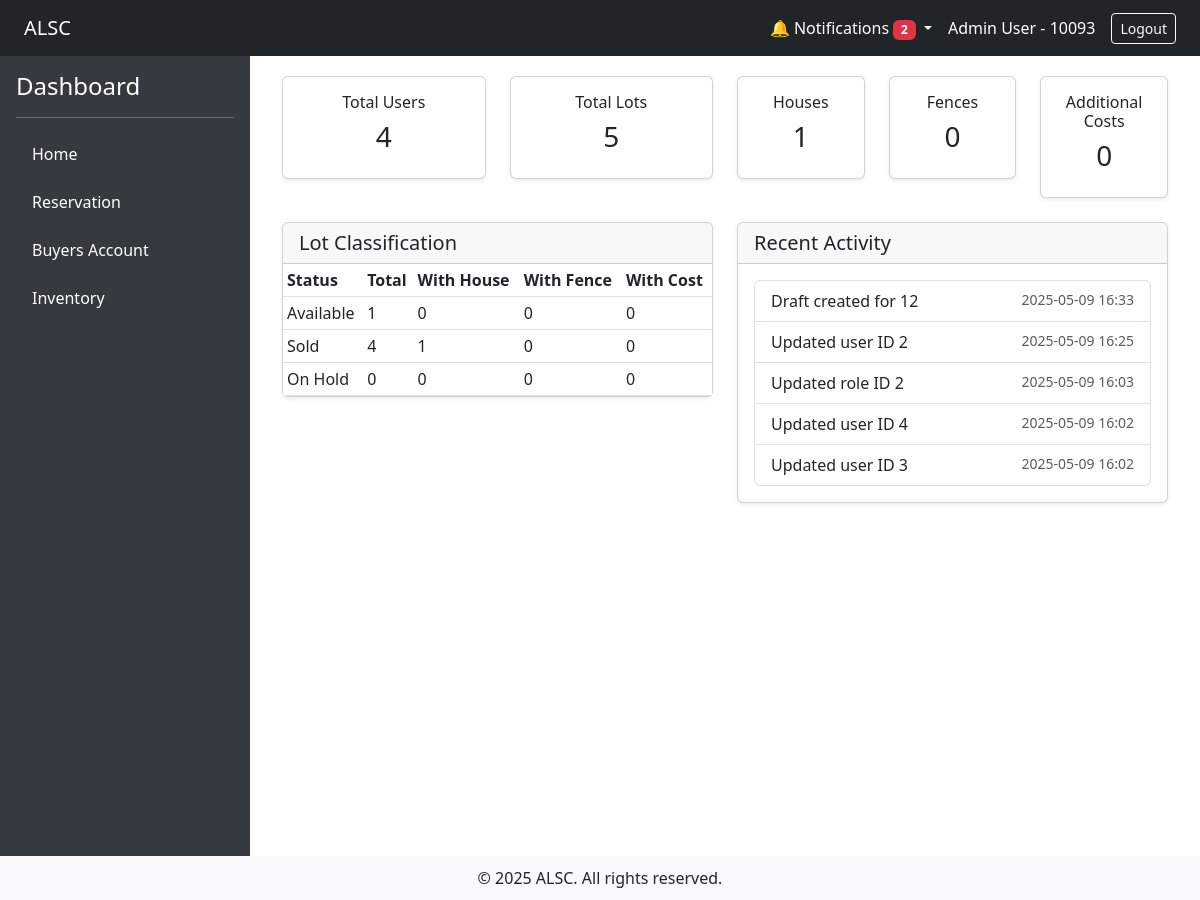
Page /dashboard/index (signed in) on the committed database.
### tables this page shows
CREATE TABLE `activity_logs` (
  `id` int(11) NOT NULL,
  `user_id` int(11) DEFAULT NULL,
  `action` varchar(255) DEFAULT NULL,
  `module` varchar(255) DEFAULT NULL,
  `description` text DEFAULT NULL,
  `created_at` datetime DEFAULT current_timestamp()
);

### app/controllers/dashboard_controller.php (called while the page is built, shortened)
<?php
require_once __DIR__ . '/../models/User.php';
require_once __DIR__ . '/../models/Lot.php';
require_once __DIR__ . '/../models/House.php';
require_once __DIR__ . '/../models/Fence.php';
require_once __DIR__ . '/../models/AdditionalCost.php';
require_once __DIR__ . '/../models/ActivityLog.php';
class Dashboard extends Controller
{
    public function index()
    {
        $totalUsers = User::count();
        $totalLots = Lot::count();
        $totalHouses = House::count();
        $totalFences = Fence::count();
        $totalAddCosts = AdditionalCost::count();
        $classifiedLots = [
            'Available' => [
                'total' => 0,
                'withHouse' => 0,
                'withFence' => 0,
                'withAddCost' => 0
            ],
            'Sold' => [
                'total' => 0,
                'withHouse' => 0,
                'withFence' => 0,
                'withAddCost' => 0
            ],
            'On Hold' => [
                'total' => 0,
                'withHouse' => 0,
                'withFence' => 0,
                'withAddCost' => 0
            ],
        ];
        $activityLogs = ActivityLog::recent_logs();
        return $this->view('dashboard/index', compact('totalUsers', 'totalLots', 'totalHouses', 'totalFences', 'totalAddCosts', 'classifiedLots', 'activityLogs'));
    }
}

### app/core/App.php (called while the page is built, shortened)
<?php
class App
{
    protected $method = 'index';
    public function __construct()
    {
        $url = $this->parseUrl();
        if ($url) {
            if (file_exists(__DIR__ . '/../controllers/' . $url[0] . '_controller.php')) {
                unset($url[0]);
            }
        }
        $this->controller = new $this->controller;
        if (isset($url[1])) {
            if (method_exists($this->controller, $url[1])) {
                $this->method = $url[1];
                unset($url[1]);
            }else $this->method = "notfound";
        }
        $this->params = $url ? array_values($url) : [];
        call_user_func_array([$this->controller, $this->method], $this->params);
    }
    public function parseUrl()
    {
        if (isset($_GET['url'])) {
            return explode('/', filter_var(rtrim($_GET['url'], '/'), FILTER_SANITIZE_URL));
        }
    }
}

### index.php (called while the page is built, shortened)
<?php
$app = new App;

### app/config/Connection.php (called while the page is built, shortened)
<?php
class Connection
{
    private static $instance;
    private $conn;
    public function __construct()
    {
        try {
            $dbh = "mysql:host=". DB_HOST .";dbname=". DB_NAME ;
            $this->conn = new PDO($dbh, DB_USER , DB_PASS);
            $this->conn->setAttribute(PDO::ATTR_ERRMODE, PDO::ERRMODE_EXCEPTION);
        } catch (PDOException $e) {
            echo "Connection failed: " . $e->getMessage();
        }
    }
    public static function getInstance()
    {
        if (!self::$instance) {
            self::$instance = new Connection();
        }
        return self::$instance;
    }
    public function getConnection()
    {
        return $this->conn;
    }
}

### app/models/User.php (called while the page is built, shortened)
<?php
require_once __DIR__ . '/../core/Model.php';
class User extends Model
{
    public static function count()
    {
        $instance = new static();
        $stmt = $instance->db->prepare("SELECT COUNT(*) AS total FROM users WHERE is_active = '1'");
        $stmt->execute();
        $result = $stmt->fetch(PDO::FETCH_ASSOC);
        return $result['total'];
    }
}

### app/core/Model.php (called while the page is built, shortened)
<?php
class Model
{
    public function __construct()
    {
        $this->db = Connection::getInstance()->getConnection();
    }
}

### app/models/Lot.php (called while the page is built, shortened)
<?php
require_once __DIR__ . '/../core/Model.php';
class Lot extends Model
{
    public static function count()
    {
        $instance = new static();
        $stmt = $instance->db->query("SELECT COUNT(*) FROM lots");
        return $stmt->fetchColumn();
    }
}

### app/models/House.php (called while the page is built, shortened)
<?php
require_once __DIR__ . '/../core/Model.php';
class House extends Model
{
    public static function count()
    {
        $instance = new static();
        $stmt = $instance->db->query("SELECT COUNT(*) FROM houses");
        return $stmt->fetchColumn();
    }
}

### app/models/Fence.php (called while the page is built, shortened)
<?php
require_once __DIR__ . '/../core/Model.php';
class Fence extends Model
{
    public static function count()
    {
        $instance = new static();
        $stmt = $instance->db->query("SELECT COUNT(*) FROM fences");
        return $stmt->fetchColumn();
    }
}

### app/models/AdditionalCost.php (called while the page is built, shortened)
<?php
require_once __DIR__ . '/../core/Model.php';
class AdditionalCost extends Model
{
    public static function count()
    {
        $instance = new static();
        $stmt = $instance->db->query("SELECT COUNT(*) FROM additional_costs");
        return $stmt->fetchColumn();
    }
}

### app/models/ActivityLog.php (called while the page is built, shortened)
<?php
require_once __DIR__ . '/../core/Model.php';
class ActivityLog extends Model
{
    public static function recent_logs()
    {
        $instance = new static();
        $stmt = $instance->db->prepare("SELECT * FROM activity_logs ORDER BY created_at DESC LIMIT 5");
        $stmt->execute();
        $logs = $stmt->fetchAll(PDO::FETCH_ASSOC);
        return $logs;
    }
}

### app/views/dashboard/index.php (the view)
<div class="container-fluid">
    <div class="row">
        <div class="col-md-3">
            <div class="card shadow-sm mb-4">
                <div class="card-body text-center">
                    <h6 class="card-title">Total Users</h6>
                    <h3><?= $totalUsers ?></h3>
                </div>
            </div>
        </div>
        <div class="col-md-3">
            <div class="card shadow-sm mb-4">
                <div class="card-body text-center">
                    <h6 class="card-title">Total Lots</h6>
                    <h3><?= $totalLots ?></h3>
                </div>
            </div>
        </div>
        <div class="col-md-2">
            <div class="card shadow-sm mb-4">
                <div class="card-body text-center">
                    <h6 class="card-title">Houses</h6>
                    <h3><?= $totalHouses ?></h3>
                </div>
            </div>
        </div>
        <div class="col-md-2">
            <div class="card shadow-sm mb-4">
                <div class="card-body text-center">
                    <h6 class="card-title">Fences</h6>
                    <h3><?= $totalFences ?></h3>
                </div>
            </div>
        </div>
        <div class="col-md-2">
            <div class="card shadow-sm mb-4">
                <div class="card-body text-center">
                    <h6 class="card-title">Additional Costs</h6>
                    <h3><?= $totalAddCosts ?></h3>
                </div>
            </div>
        </div>
        <div class="col-md-6">
            <div class="card shadow-sm mb-4">
                <div class="card-header">
                    <h5 class="mb-0">Lot Classification</h5>
                </div>
                <div class="card-body p-0">
                    <table class="table table-sm mb-0">
                        <thead>
                            <tr>
                                <th>Status</th>
                                <th>Total</th>
                                <th>With House</th>
                                <th>With Fence</th>
                                <th>With Cost</th>
                            </tr>
                        </thead>
                        <tbody>
                            <tr>
                                <td>Available</td>
                                <td><?= $classifiedLots['Available']['total'] ?></td>
                                <td><?= $classifiedLots['Available']['withHouse'] ?></td>
                                <td><?= $classifiedLots['Available']['withFence'] ?></td>
                                <td><?= $classifiedLots['Available']['withAddCost'] ?></td>
                            </tr>
                            <tr>
                                <td>Sold</td>
                                <td><?= $classifiedLots['Sold']['total'] ?></td>
                                <td><?= $classifiedLots['Sold']['withHouse'] ?></td>
                                <td><?= $classifiedLots['Sold']['withFence'] ?></td>
                                <td><?= $classifiedLots['Sold']['withAddCost'] ?></td>
                            </tr>
                            <tr>
                                <td>On Hold</td>
                                <td><?= $classifiedLots['On Hold']['total'] ?></td>
                                <td><?= $classifiedLots['On Hold']['withHouse'] ?></td>
                                <td><?= $classifiedLots['On Hold']['withFence'] ?></td>
                                <td><?= $classifiedLots['On Hold']['withAddCost'] ?></td>
                            </tr>
                        </tbody>
                    </table>
                </div>
            </div>
        </div>
        <div class="col-md-6">
            <div class="card shadow-sm mb-4">
                <div class="card-header">
                    <h5 class="mb-0">Recent Activity</h5>
                </div>
                <div class="card-body">
                    <ul class="list-group">
                        <?php if (empty($activityLogs)): ?>
                            <li class="list-group-item">No recent activity found.</li>
                        <?php else: ?>
                            <?php foreach ($activityLogs as $log): ?>
                                <li class="list-group-item d-flex justify-content-between">
                                    <span><?= htmlspecialchars($log['description']) ?></span>
                                    <small class="text-muted"><?= date('Y-m-d H:i', strtotime($log['created_at'])) ?></small>
                                </li>
                            <?php endforeach; ?>
                        <?php endif; ?>
                    </ul>
                </div>
            </div>
        </div>
    </div>
</div>

### app/views/layouts/main.php (style rules this page uses)
body { min-height: 100vh; display: flex; flex-direction: column; }

### rows in the picture
activity_logs: description "Draft created for 12", created_at "2025-05-09 16:33"
activity_logs: description "Updated user ID 2", created_at "2025-05-09 16:25"
activity_logs: description "Updated role ID 2", created_at "2025-05-09 16:03"
activity_logs: description "Updated user ID 4", created_at "2025-05-09 16:02"
activity_logs: description "Updated user ID 3", created_at "2025-05-09 16:02"

### other values in the picture
$unreadCount "2"
$_SESSION['user']['name'] "Admin User"
$_SESSION['user']['employee_id'] "10093"
$totalUsers "4"
$totalLots "5"
$totalHouses "1"
$totalFences "0"
$totalAddCosts "0"
$classifiedLots['Available']['total'] "1"
$classifiedLots['Available']['withHouse'] "0"
$classifiedLots['Available']['withFence'] "0"
$classifiedLots['Available']['withAddCost'] "0"
$classifiedLots['Sold']['total'] "4"
$classifiedLots['Sold']['withHouse'] "1"
$classifiedLots['Sold']['withFence'] "0"
